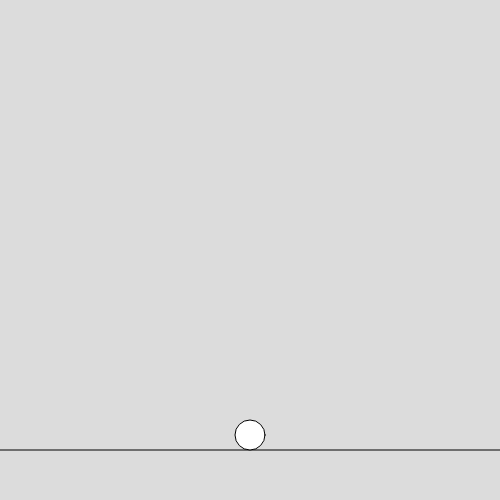
Frame 1 (no input)
Frame 60 (no input): identical to frame 1, image omitted
Frame 120 (the mouse pressed at the canvas centre since frame 60): identical to frame 1, image omitted

The p5.js sketch that drew this single still picture (run headless with seeded random() and noise() and a simulated clock; from frame 60 on, the mouse is pressed at the canvas centre):

// p5.js sketch
// ── sketch.js
// 最終課題を制作しよう
const g = 1
const jump = 25;
const ground = 50;
const size = 30;
const vxMax = 5;

let x, y, vx, vy, a, b, shouldDraw;

function setup() {
  createCanvas(500, 500);
  Ball();
}
function Ball() {
  shouldDraw = true;
  x = width / 2;
  y = height - ground - size / 2;
  vy = 0;
  vx = 0;
}
function Box() {
  a = random(150, 300);
  b = random(150, 200);

}

function draw() {
  background(220);
  fill(255);
  rect(a, b, 100, 100);

  fill(0);
  textSize(30);
  textAlign(CENTER);
  text("BOX", a + 100 / 2, b + 120 / 2);


  let gy = height - ground;
  line(0, gy, width, gy);

  if (shouldDraw) {
    fill(255);
    ellipse(x, y, size, size);
  }





  y += vy;
  x += vx;



  if (y < height - ground - size / 2) {
    vy += g;
  }
  else {
    vy = 0;
    y = height - ground - size / 2;
  }



  if (keyIsDown(LEFT_ARROW)) { vx -= 1; }
  if (keyIsDown(RIGHT_ARROW)) { vx += 1; }
  vx = constrain(vx, -vxMax, vxMax);
  if (keyIsDown(UP_ARROW) && (y >= height - ground - size / 2)) {
    vy = -jump;
  }
  if (keyIsDown(DOWN_ARROW)) { y += 5; }


  if ((a < x && x < a + 100) && (b + 80 < y && y < b + 100)) {
    vy = -vy;
  }
  if ((a - 30 < x && x < a + 20) && (b < y && y < b + 100)) {
    vx = 1;
    vx = -vx;
  }
  if ((a + 90 < x && x < a + 105) && (b - 10 < y && y < b + 100)) {
    vx = -vx;
  }
  if ((a < x && x < a + 100) && (b - 20 < y && y < b + 20)) {
    shouldDraw = false;
  }
  x = constrain(x, 0, width);
  y = constrain(y, 0, height);
}


function mouseClicked() {
  Box();
  Ball();
}
